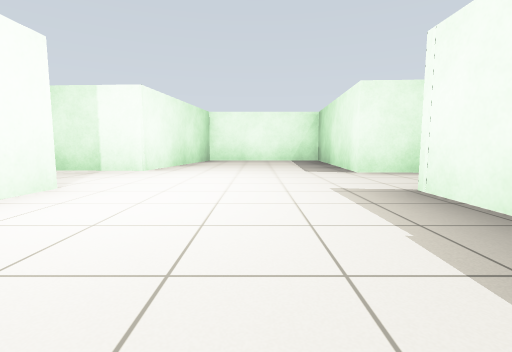
View 1 (above)

13 first-person views from a walk through a Gazebo world. The camera is 0.72 m above the floor, tilts 6° down and sees 85° across. The floor is counted in squares, 2 m on a side. Each view is taken from the middle of a square. On the plan, view 1 faces up. The plan holds only what a view shows up to about 9 squares ahead; the rest is blank.

View 2
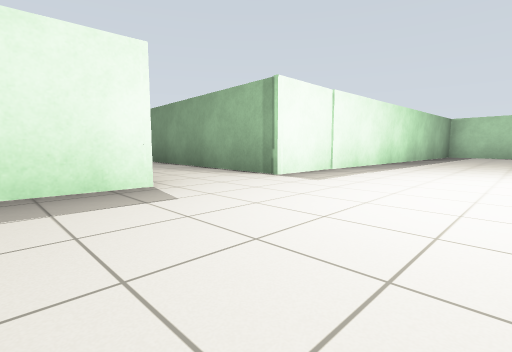

View 3
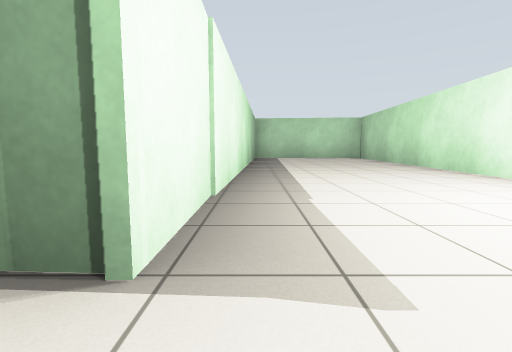

View 4
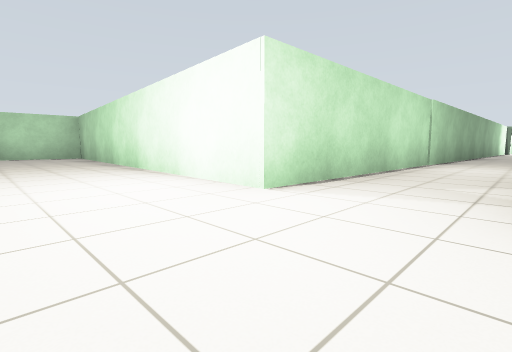

View 5
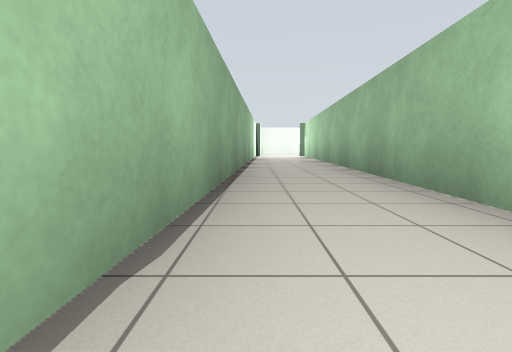

View 6
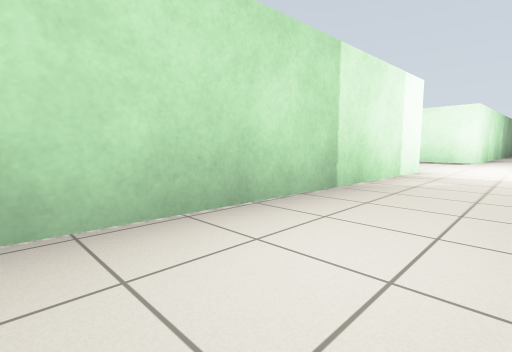

View 7
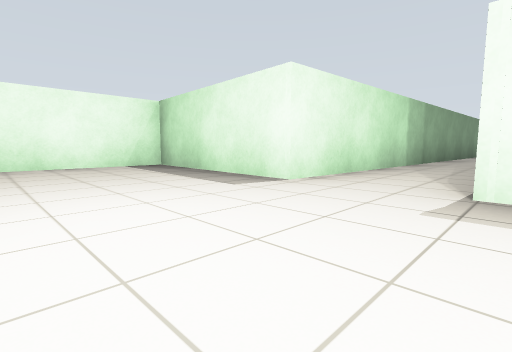

View 8
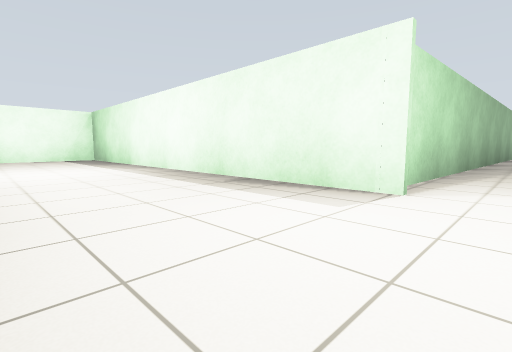

View 9
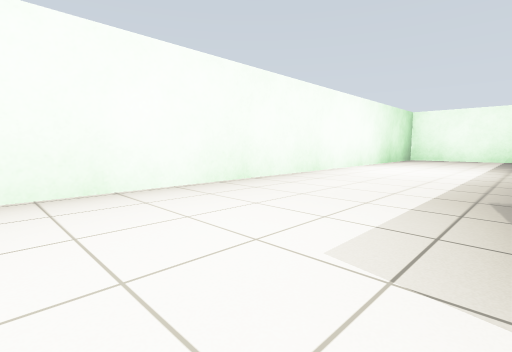

View 10
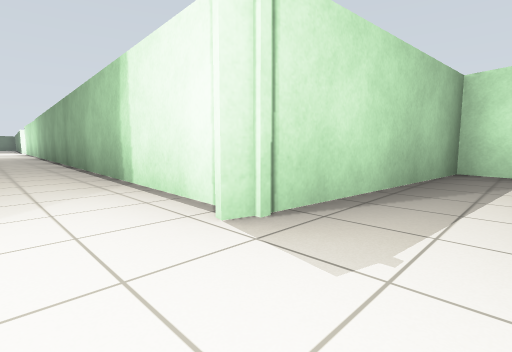

View 11
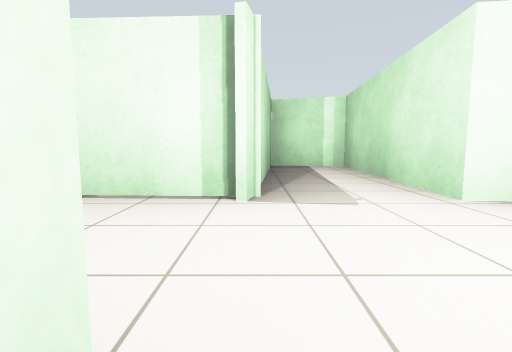

View 12
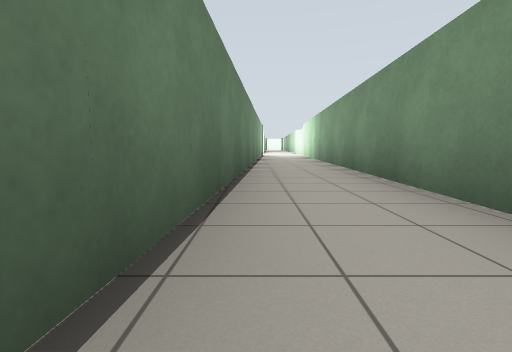

View 13
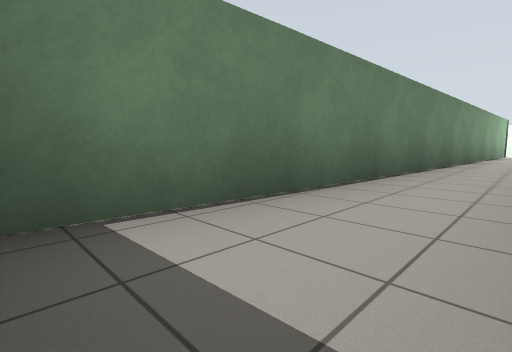

### Floor plan
Points are (right, up) in squares from view 1. A wall is a line through its corners. A room is listed if a view was taken in it or the views show most of it. See-through windows are left out.
Room 1 (views 1, 2, 3, 4, 5, 6, 7)
walls: (1.6, 7.3) (-1.4, 7.3) (-1.6, 4.1) (-13.6, 4.7); (7.4, 3.7) (1.3, 4) (1.3, 7.4); (1.3, -5.9) (1.3, 2.2) (7.5, 2); (-13.5, 2.9) (-1.7, 2.4) (-2.2, -5.7) (1.1, -6)
ways out: opening at (-14, 4) to room 2; opening at (7, 3) to room 3
Room 2 (views 8, 9, 10, 11)
walls: (-16.8, 4.6) (-16.8, 12.3) (-19.3, 12.2) (-19.3, 4); (-18.4, 3.2) (-18.6, -0.1) (-17.3, -0.4) (-17, 3) (-13.5, 2.9); (-13.6, 4.7) (-16.3, 4.8)
ways out: opening at (-14, 4) to room 1
Room 3 (views 12, 13)
walls: (11.6, 3.5) (7.4, 3.7); (12.1, 1.6) (14, 1.5); (7.5, 2) (12.4, 1.8)
ways out: opening at (7, 3) to room 1

Where each view was taken, in squares from view 1:
view 1: 0 up, 0 right, facing up
view 2: 5 up, 1 left, facing down-right
view 3: 3 up, 1 right, facing down
view 4: 4 up, 0 right, facing down-left
view 5: 3 up, 6 left, facing left
view 6: 3 up, 6 left, facing up-right
view 7: 2 up, 1 left, facing up-right
view 8: 4 up, 19 left, facing up-right
view 9: 4 up, 17 left, facing up-left
view 10: 4 up, 18 left, facing down-right
view 11: 5 up, 17 left, facing down
view 12: 2 up, 13 right, facing left
view 13: 3 up, 14 right, facing down-left
